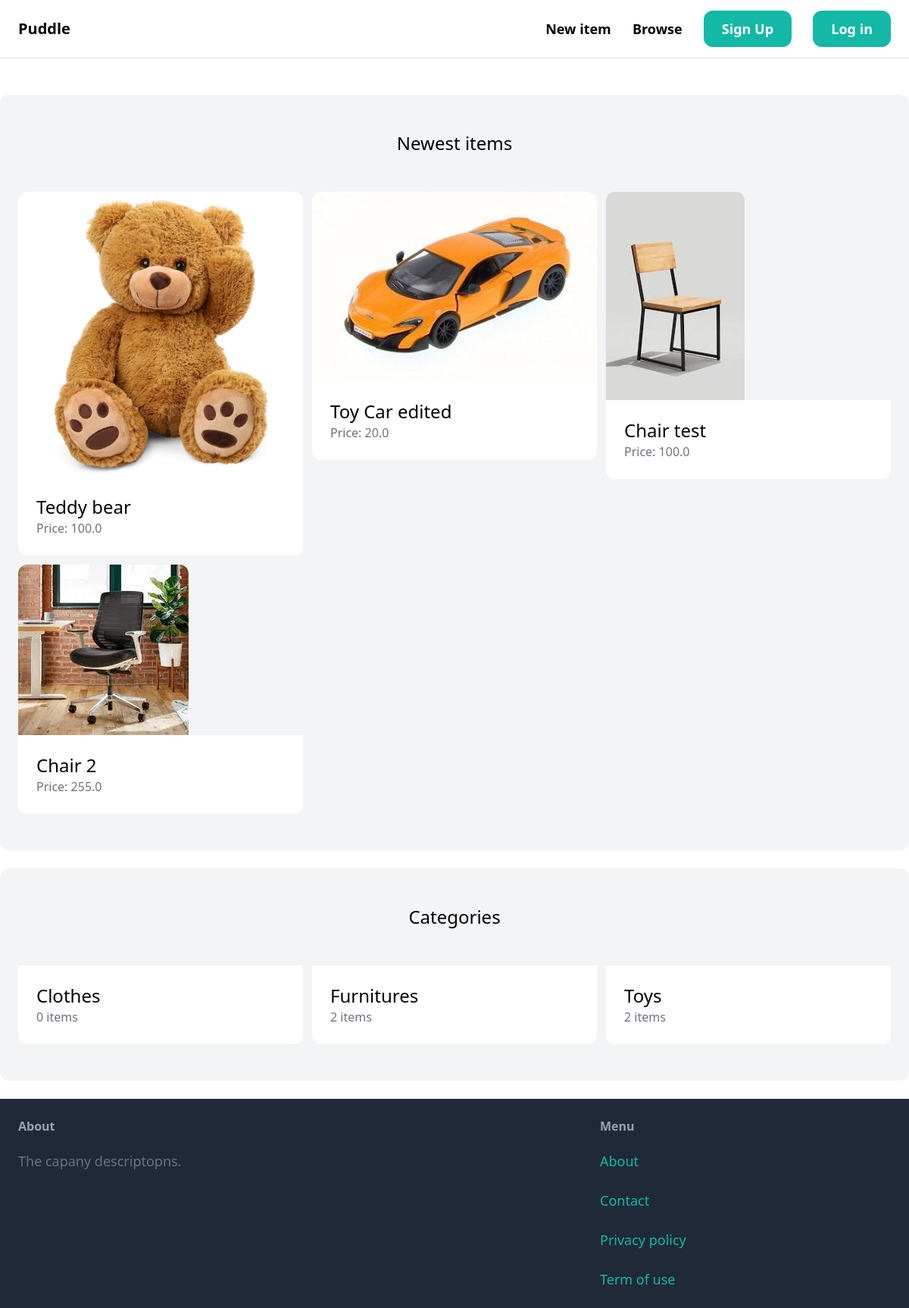
The page / on the database its author committed.
### item/models.py (models this page shows, shortened)
class Item(models.Model):
    category = models.ForeignKey(Category, related_name='items', on_delete=models.CASCADE)
    name = models.CharField(max_length=255)
    description = models.TextField(blank=True, null=True)
    price = models.FloatField()
    image = models.ImageField(upload_to='item_images', blank=True, null=True)
    is_sold = models.BooleanField(default=False)
    created_by = models.ForeignKey(User, related_name='items', on_delete=models.CASCADE)
    created_at = models.DateTimeField(auto_now_add=True)

class Category(models.Model):
    name = models.CharField(max_length=255)
    class Meta:
        ordering = ('name',)
        verbose_name_plural = "Categories"

### core/views.py (the view)
# urls.py: path('', views.index, name='index'),
def index(request):
    items = Item.objects.filter(is_sold=False)[0:6]
    categories = Category.objects.all()
    return render(request, 'core/index.html', {
        'categories': categories,
        'items':items,
    })

### core/templates/core/index.html (shortened to what this page needs)
{% extends 'core/base.html' %}
{% block content %}
    <div class="mt-6 px-6 py-12 bg-gray-100 rounded-xl">
        <h2 class="mb-12 text-2xl text-center">Newest items</h2>
        <div class="grid grid-cols-3 gap-3">
            {% for item in items %}
                <div>
                    <a href="{% url 'item:detail' item.id %}">
                        <div>
                            <img src="{{item.image.url}}" class="rounded-t-xl">
                        </div>
                        <div class="p-6 bg-white rounded-b-xl">
                            <h2 class="text-2xl">{{ item.name }}</h2>
                            <p class="text-gray-500">Price: {{ item.price }}</p>
                        </div>
                    </a>
                </div>
            {% endfor %}
        </div>
    </div>
    <div class="mt-6 px-6 py-12 bg-gray-100 rounded-xl">
        <h2 class="mb-12 text-2xl text-center">Categories</h2>
        <div class="grid grid-cols-3 gap-3">
            {% for category in categories %}
                <div>
                    <a href="#">
                        <div class="p-6 bg-white rounded-b-xl">
                            <h2 class="text-2xl">{{ category.name }}</h2>
                            <p class="text-gray-500">{{ category.items.count }} items</p>
                        </div>
                    </a>
                </div>
            {% endfor %}
        </div>
    </div>
{% endblock %}

### rows shown on the page
Item: image (picture), name "Teddy bear", price "100.0"
Item: image (picture), name "Toy Car edited", price "20.0"
Item: image (picture), name "Chair test", price "100.0"
Item: image (picture), name "Chair 2", price "255.0"
Category: name "Clothes", items.count "0"
Category: name "Furnitures", items.count "2"
Category: name "Toys", items.count "2"
